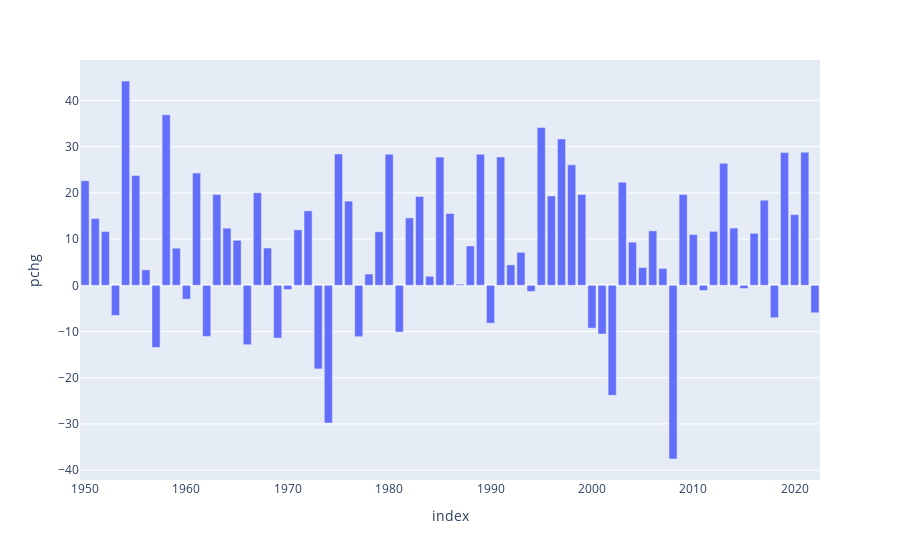

Notebook source saved alongside this figure:
### Code cell
##### change % by year (sp500: ^GSPC, nasdaq: ^IXIC,  vix: ^VIX, Dow Jones: ^DJI)
stock = yf.Ticker('^GSPC')
sk = stock.history(period = 'max')
pchgs = []
for yr in np.unique(sk.index.year):
    sk1y = sk[sk.index.year == yr]['Close']
    pchg = (sk1y[-1]/sk1y[0] - 1)*100
    pchgs.append(pchg)
    
skchg = pd.DataFrame(data = pchgs, index = np.unique(sk.index.year), columns = ['pchg'])

# plot change %
fig = px.bar(skchg, x = skchg.index, y = 'pchg')
fig.show()

### Figure 1 — Plotly figure (JSON) as saved in the notebook; plotly's stock layout.template omitted (floating-point values rounded to 4 significant figures)
{"data": [{"alignmentgroup": "True", "hovertemplate": "index=%{x}<br>pchg=%{y}<extra></extra>", "legendgroup": "", "marker": {"color": "#636efa", "pattern": {"shape": ""}}, "name": "", "offsetgroup": "", "orientation": "v", "showlegend": false, "textposition": "auto", "type": "bar", "x": [1950, 1951, 1952, 1953, 1954, 1955, 1956, 1957, 1958, 1959, 1960, 1961, 1962, 1963, 1964, 1965, 1966, 1967, 1968, 1969, 1970, 1971, 1972, 1973, 1974, 1975, 1976, 1977, 1978, 1979, 1980, 1981, 1982, 1983, 1984, 1985, 1986, 1987, 1988, 1989, 1990, 1991, 1992, 1993, 1994, 1995, 1996, 1997, 1998, 1999, 2000, 2001, 2002, 2003, 2004, 2005, 2006, 2007, 2008, 2009, 2010, 2011, 2012, 2013, 2014, 2015, 2016, 2017, 2018, 2019, 2020, 2021, 2022], "xaxis": "x", "y": [22.63, 14.44, 11.64, -6.518, 44.21, 23.76, 3.344, -13.44, 36.9, 8.027, -3.005, 24.28, -11.08, 19.67, 12.36, 9.735, -12.86, 20.02, 8.064, -11.42, -0.914, 12.0, 16.11, -18.09, -29.81, 28.42, 18.22, -11.12, 2.441, 11.59, 28.37, -10.11, 14.58, 19.22, 1.951, 27.76, 15.54, 0.2556, 8.51, 28.36, -8.193, 27.77, 4.422, 7.136, -1.326, 34.16, 19.33, 31.67, 26.07, 19.64, -9.273, -10.53, -23.8, 22.32, 9.332, 3.844, 11.78, 3.654, -37.58, 19.67, 11.0, -1.122, 11.68, 26.39, 12.39, -0.6928, 11.24, 18.42, -7.009, 28.71, 15.29, 28.79, -5.941], "yaxis": "y"}], "layout": {"autosize": true, "barmode": "relative", "legend": {"tracegroupgap": 0}, "margin": {"t": 60}, "xaxis": {"anchor": "y", "autorange": true, "domain": [0, 1], "range": [1950.0, 2022.0], "title": {"text": "index"}, "type": "linear"}, "yaxis": {"anchor": "x", "autorange": true, "domain": [0, 1], "range": [-42.13, 48.75], "title": {"text": "pchg"}, "type": "linear"}}}
